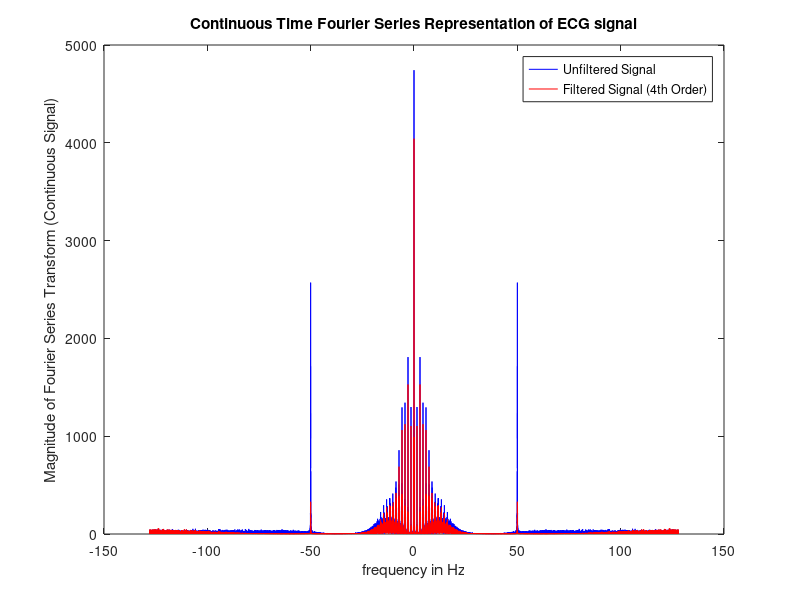
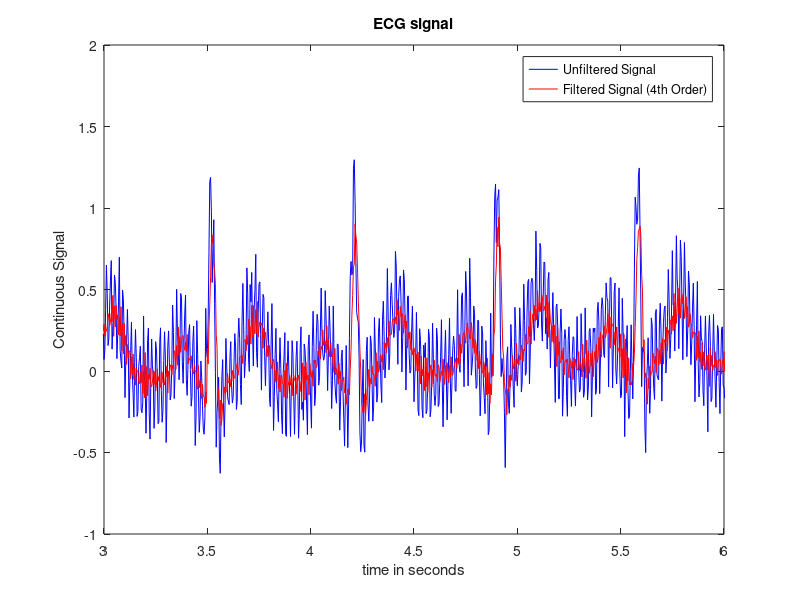

Recreate these plots in MATLAB, in order. (Note: this script raises an error after producing the figures.)
% Written by Tan Jin Chun
% Last Modified : 3/9/2021
% Lab04T02

clear all;close all;clc

% Question 1
% Loading the data
load ECG.mat;

% Designing low-pass filter to remove any high frequency noise above 40Hz
% Initialising the variable
% Lengths of the filters
L1 = 5;
L2 = 10;
L3 = 20;
Fs = 256;

% Getting the order of the signal
O1 = L1-1;
O2 = L2-1;
O3 = L3-1;
Order = [O1 O2 O3];

% Designing the low pass filters
% Using 49Hz and 51Hz as we want to filter out the Power line Frequency
% which is 50 Hz
Hz = [49 51];

% Omega in terms of pi
w = 2 * Hz / Fs;

% Using the firpm function to design the notch fitler
% Using a for loop to plot the six graphs
for i = 1:length(Order)
    
h = firpm(Order(i), [0, w, 1], [1,0,0,1]);

%% Question 2
    % Question 2(a)
    % String for the legend
    str = sprintf("Filtered Signal (%dth Order)", Order(i));
    
    % Applying the filter to my signal using the conv function
    y1 = conv(ECG, h);

    % Question 2(b)
    % Plotting the signal in the frequency domain before filtering
    N = length(ECG);
    X = fft(ECG);

    % Updated Omega value
    omega = (-floor(N/2):(N-1-floor(N/2)))*(Fs/N);

    % New figure
    figure;
    plot(omega, fftshift(abs(X)),'b');
    title("Continuous Time Fourier Series Representation of ECG signal");
    xlabel("frequency in Hz");
    ylabel("Magnitude of Fourier Series Transform (Continuous Signal)");

    % Plotting the signal in the frequency domain after filtering
    N1 = length(y1);
    X1 = fft(y1);
    omega1 = (-floor(N1/2):(N1-1-floor(N1/2)))*(Fs/N1);
    hold on
    plot(omega1, fftshift(abs(X1)),'r');
    legend("Unfiltered Signal", str);
    hold off

    %% Question 2(d)
    % Plotting the signal in the time domain that shows the signal well
    % Getting the time domain
    t = (0:length(ECG)-1) / Fs;

    % Plotting the signal
    figure;
    plot(t,ECG,'b');

    % Setting the xlimit from 0 to 3 seconds
    xlim([3 6]);

    % Setting the labelling
    xlabel("time in seconds");
    ylabel("Continuous Signal");
    title("ECG signal");

    % Plotting the filtered signal in the time domain
    t1 = (0:length(y1)-1) / Fs;
    hold on
    plot(t1, y1, 'r');
    legend("Unfiltered Signal", str);
    hold off
    
end
